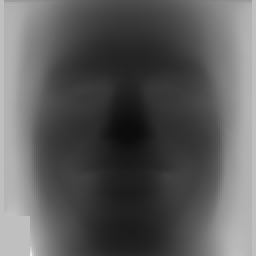
#> input picture facial_structure_estimator/canonical_depth_lap.png, 128 x 128 px, found by its file name (shown 2 times larger)
$ python depth_to_normal_lap.py
#> lines starting #> are read from the running program, lines starting #| are printed output that depends on the picture
import argparse
import os

import numpy as np
from PIL import Image


EPS = 1e-7


def load_lap_depth_png(depth_path, min_depth=0.9, max_depth=1.1):
#> called with depth_path = 'canonical_depth_lap.png', min_depth = 0.9, max_depth = 1.1
    depth_png = np.asarray(Image.open(depth_path))
#> depth_png is the input picture: shape (128, 128, 3); min 11, max 235, mean 91
    if depth_png.ndim == 3:
        depth_png = depth_png[..., 0]
#> depth_png: shape (128, 128)

    if depth_png.dtype == np.uint16:
        depth_01 = depth_png.astype(np.float32) / 65535.0
    else:
        depth_01 = depth_png.astype(np.float32) / 255.0

    return depth_01 * (max_depth - min_depth) + min_depth


def depth_to_3d_grid(depth, fov=10.0):
#> called with fov = 10
    h, w = depth.shape
#> h = 128; w = 128
    fx = (w - 1) / 2 / np.tan(fov / 2 * np.pi / 180)
#> fx = 725.8
    fy = (h - 1) / 2 / np.tan(fov / 2 * np.pi / 180)
#> fy = 725.8
    cx = (w - 1) / 2
#> cx = 63.5
    cy = (h - 1) / 2
#> cy = 63.5

    y, x = np.meshgrid(np.arange(h), np.arange(w), indexing='ij')
    z = depth
    x3 = (x.astype(np.float32) - cx) / fx * z
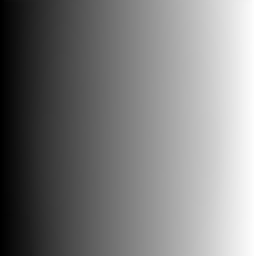
#> x3: shape (128, 128) float32 (shown 2 times larger); min -0.0918, max 0.0918, mean -2.85e-05; drawn with min black and max white
    y3 = (y.astype(np.float32) - cy) / fy * z
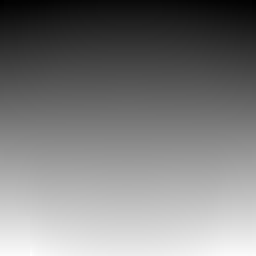
#> y3: shape (128, 128) float32 (shown 2 times larger); min -0.0918, max 0.0949, mean -3.89e-05; drawn with min black and max white
    return np.stack([x3, y3, z], axis=-1)
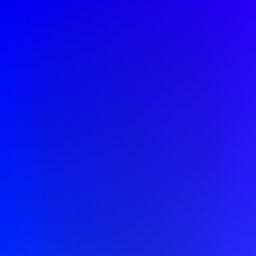
#> returned value: shape (128, 128, 3) float32 (shown 2 times larger); mean of channels 0, 1, 2 -2.85e-05, -3.87e-05, 0.971; drawn with min black and max white


def depth_to_normal(depth, fov=10.0):
    grid_3d = depth_to_3d_grid(depth, fov=fov)
    h, w = depth.shape
#> h = 128; w = 128

    tu = grid_3d[1:-1, 2:] - grid_3d[1:-1, :-2]
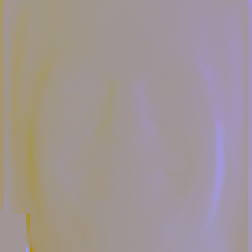
#> tu: shape (126, 126, 3) float32 (shown 2 times larger); mean of channels 0, 1, 2 0.00289, 0, 0; drawn with min black and max white
    tv = grid_3d[2:, 1:-1] - grid_3d[:-2, 1:-1]
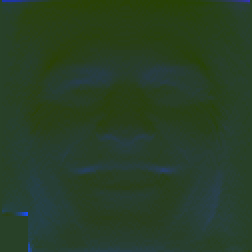
#> tv: shape (126, 126, 3) float32 (shown 2 times larger); mean of channels 0, 1, 2 -4.25e-07, 0.00272, -0.000113; drawn with min black and max white
    inner_normal = np.cross(tu, tv)
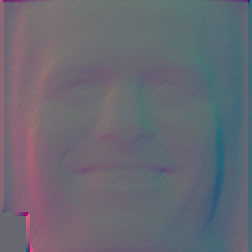
#> inner_normal: shape (126, 126, 3) float32 (shown 2 times larger); mean of channels 0, 1, 2 1.99e-11, 2.74e-07, 7.89e-06; drawn with min black and max white

    normal = np.zeros((h, w, 3), dtype=np.float32)
    normal[..., 2] = 1.0
    normal[1:-1, 1:-1] = inner_normal
    normal /= np.sqrt(np.sum(normal ** 2, axis=-1, keepdims=True)) + EPS
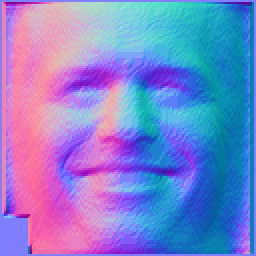
#> normal: shape (128, 128, 3) float32 (shown 2 times larger); mean of channels 0, 1, 2 -0.00824, 0.0351, 0.631; drawn with min black and max white
    return normal


def save_lap_normal_png(normal, output_path):
#> called with output_path = 'canonical_normal_lap_from_depth.png'
    normal_rgb = (normal / 2.0 + 0.5) * 255.0
    normal_rgb = np.rint(normal_rgb).clip(0, 255).astype(np.uint8)
    os.makedirs(os.path.dirname(os.path.abspath(output_path)), exist_ok=True)
    Image.fromarray(normal_rgb, mode='RGB').save(output_path)


def convert_depth_png_to_normal_png(depth_path, output_path, min_depth=0.9, max_depth=1.1, fov=10.0):
    depth = load_lap_depth_png(depth_path, min_depth=min_depth, max_depth=max_depth)
    normal = depth_to_normal(depth, fov=fov)
    save_lap_normal_png(normal, output_path)
    return normal


def main():
    parser = argparse.ArgumentParser(description='Convert LAP canonical_depth_lap.png to canonical_normal_lap.png.')
    parser.add_argument('--depth', default='canonical_depth_lap.png', help='Path to canonical_depth_lap.png.')
    parser.add_argument('--output', default='canonical_normal_lap_from_depth.png', help='Output normal map path.')
    parser.add_argument('--min_depth', type=float, default=0.9)
    parser.add_argument('--max_depth', type=float, default=1.1)
    parser.add_argument('--fov', type=float, default=10.0)
    args = parser.parse_args()

    normal = convert_depth_png_to_normal_png(
        depth_path=args.depth,
        output_path=args.output,
        min_depth=args.min_depth,
        max_depth=args.max_depth,
        fov=args.fov,
    )
    print(f'Saved normal map: {args.output}')
    print(f'Normal shape: {normal.shape}, range: [{normal.min():.4f}, {normal.max():.4f}]')
#| Normal shape: (128, 128, 3), range: [-0.9980, 1.0000]


if __name__ == '__main__':
    main()
